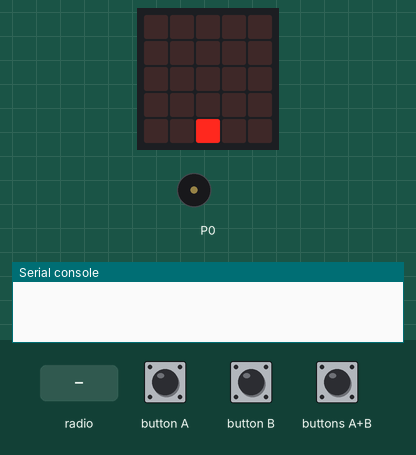
The program below on a simulated BBC micro:bit (MakeCode). On the bench: the board's 5×5 LED display, buzzer (waves = sounding), the last lines printed to the serial console. Inputs (shaded band) come from the test bench. No radio messages arrive unless stated (any console line starting 'radio sent:' is added by the test bench); the short countdown, score and lost-life animations are approximate.

Above: at 1.2 s.
1.3 s: radio message "10" arrives
At 1.65 s:
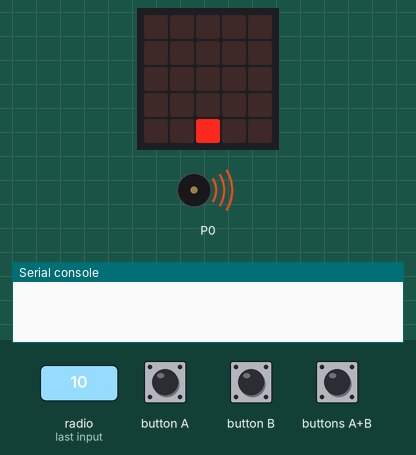
3.3 s: buttons A+B pressed for 0.15 s
At 3.52 s:
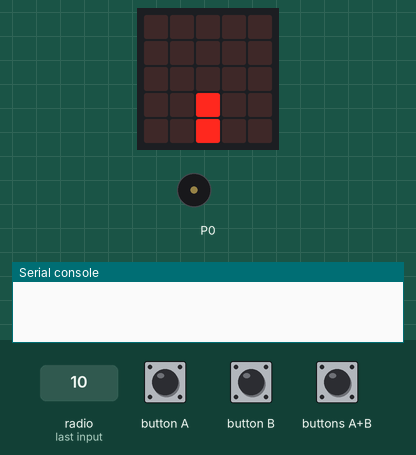
4.0 s: button A pressed for 0.15 s
At 5.3 s:
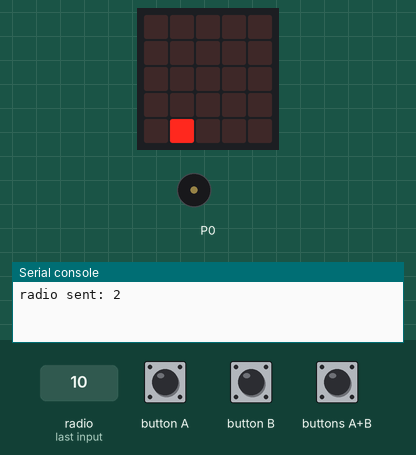
5.6 s: buttons A+B pressed for 1 s
At 6.66 s:
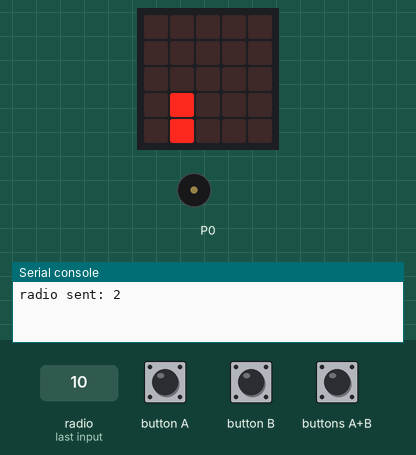
7.2 s: button A pressed for 0.15 s
At 8.0 s:
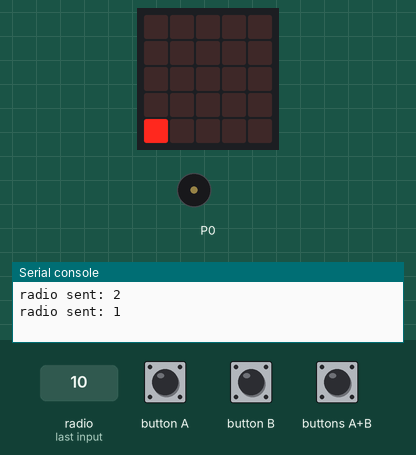
8.8 s: buttons A+B pressed for 0.15 s
At 9.03 s:
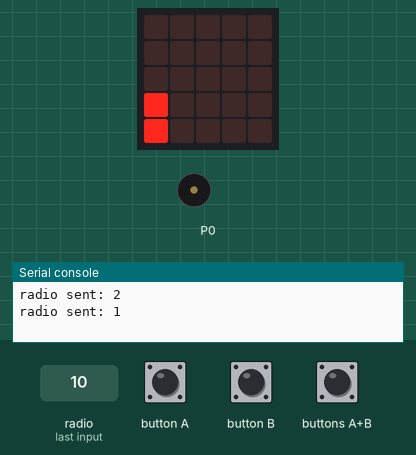
Timing chart, 0 to 10.5 s (numbered marks = the images above; inputs shaded):
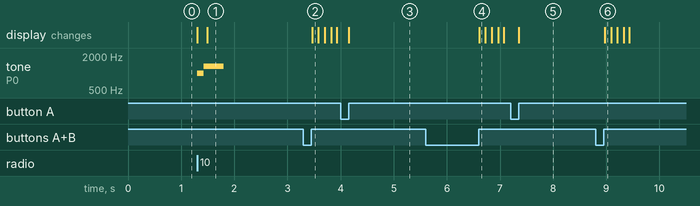

Measured:
- after the input at 1.3 s, tone on P0: silent → 988 Hz at once, → 1319 Hz 0.13 s later, → silent 0.38 s later; the display: first changes at once (image 1 shows a later state)
- after the input at 3.3 s, the display: changes after 0.16 s (image 2)
- after the input at 4.0 s, the display: changes after 0.15 s (image 3)
- after the input at 5.6 s, the display: changes after 1.0 s (image 4)
- after the input at 7.2 s, the display: changes after 0.15 s (image 5)
- after the input at 8.8 s, the display: changes after 0.17 s (image 6)

The program:

main.ts
```typescript
radio.onReceivedNumberDeprecated(function (値) {
    if (値 <= 4) {
        相手ビーム = game.createSprite(値, 0)
        相手ビーム到達 = true
    } else if (値 == 10) {
        music.startMelody(music.builtInMelody(Melodies.BaDing), MelodyOptions.Once)
        game.addScore(1)
    } else if (値 == 20) {
        music.startMelody(music.builtInMelody(Melodies.Funeral), MelodyOptions.Once)
        game.gameOver()
    }
})
input.onButtonPressed(Button.A, function () {
    プレイヤー.change(LedSpriteProperty.X, -1)
    if (ビーム発射 == false) {
        ビーム.set(LedSpriteProperty.X, プレイヤー.get(LedSpriteProperty.X))
    }
})
input.onButtonPressed(Button.AB, function () {
    ビーム発射 = true
})
input.onButtonPressed(Button.B, function () {
    プレイヤー.change(LedSpriteProperty.X, 1)
    if (ビーム発射 == false) {
        ビーム.set(LedSpriteProperty.X, プレイヤー.get(LedSpriteProperty.X))
    }
})
let 相手ビーム: game.LedSprite = null
let 相手ビーム到達 = false
let ビーム発射 = false
let ビーム: game.LedSprite = null
let プレイヤー: game.LedSprite = null
game.setScore(0)
radio.setGroup(1)
プレイヤー = game.createSprite(2, 4)
ビーム = game.createSprite(2, 4)
ビーム発射 = false
相手ビーム到達 = false
basic.forever(function () {
    if (ビーム発射 == true) {
        ビーム.change(LedSpriteProperty.Y, -1)
        basic.pause(100)
        if (ビーム.get(LedSpriteProperty.Y) == 0) {
            radio.sendNumber(ビーム.get(LedSpriteProperty.X))
            ビーム.set(LedSpriteProperty.X, プレイヤー.get(LedSpriteProperty.X))
            ビーム.set(LedSpriteProperty.Y, 4)
            ビーム発射 = false
        }
    }
})
basic.forever(function () {
    if (game.score() == 5) {
        プレイヤー.delete()
        ビーム.delete()
        radio.sendNumber(20)
        music.startMelody(music.builtInMelody(Melodies.Birthday), MelodyOptions.Forever)
        while (true) {
            basic.showString("YOU WIN!")
        }
    } else if (相手ビーム到達 == true && 相手ビーム.isTouching(プレイヤー)) {
        radio.sendNumber(10)
        music.playTone(131, music.beat(BeatFraction.Half))
        相手ビーム到達 = false
        相手ビーム.delete()
    }
})
basic.forever(function () {
    if (相手ビーム到達 == true) {
        相手ビーム.change(LedSpriteProperty.Y, 1)
        basic.pause(100)
        if (相手ビーム.get(LedSpriteProperty.Y) == 4) {
            相手ビーム到達 = false
            相手ビーム.delete()
        }
    }
})
```

test.ts
```typescript
// テストはここに来ます。このパッケージが拡張機能として使用されるときにはコンパイルされません。
```
